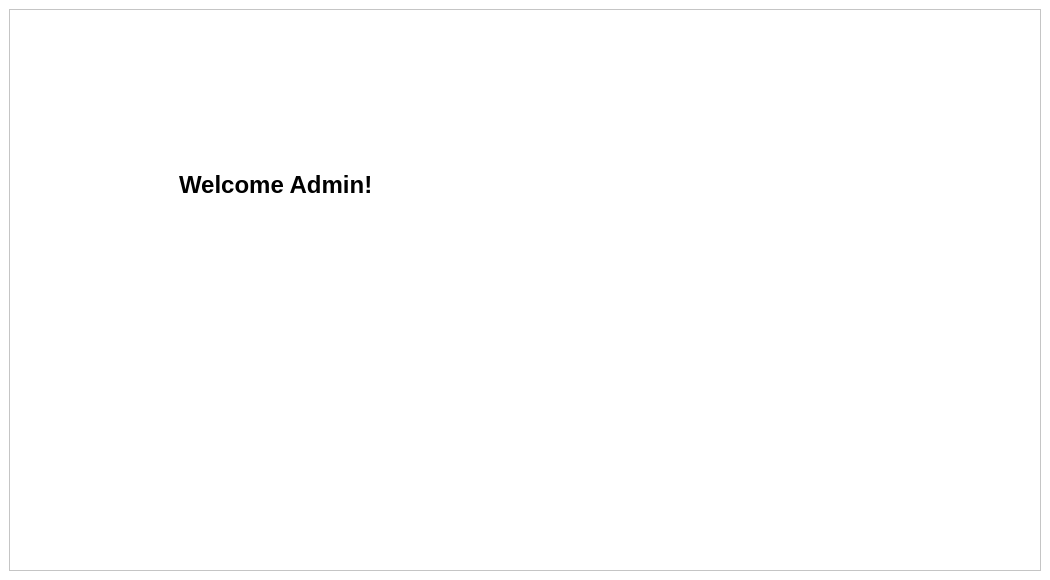
<?xml version="1.0" encoding="UTF-8"?>
<ui version="4.0">
 <class>MainWindow</class>
 <widget class="QMainWindow" name="MainWindow">
  <property name="geometry">
   <rect>
    <x>0</x>
    <y>0</y>
    <width>1050</width>
    <height>580</height>
   </rect>
  </property>
  <property name="maximumSize">
   <size>
    <width>1050</width>
    <height>580</height>
   </size>
  </property>
  <property name="windowTitle">
   <string>MainWindow</string>
  </property>
  <property name="styleSheet">
   <string notr="true">QMainWindow{
url(:/icon/images/loginbtn.svg);
url(:/image/images/logo.svg);
url(:/image/images/logotext.svg);
url(:/image/images/username.svg);
url(:/icon/images/newjobbtn.svg)
}

*{
background-color: rgb(255, 255, 255);
}</string>
  </property>
  <widget class="QWidget" name="centralwidget">
   <layout class="QGridLayout" name="gridLayout">
    <item row="0" column="1">
     <widget class="QFrame" name="body">
      <property name="styleSheet">
       <string notr="true">*{
background-color: rgb(255, 255, 255);
}


</string>
      </property>
      <property name="frameShape">
       <enum>QFrame::StyledPanel</enum>
      </property>
      <property name="frameShadow">
       <enum>QFrame::Raised</enum>
      </property>
      <widget class="QLabel" name="logotext">
       <property name="geometry">
        <rect>
         <x>170</x>
         <y>60</y>
         <width>230</width>
         <height>63</height>
        </rect>
       </property>
       <property name="text">
        <string/>
       </property>
       <property name="pixmap">
        <pixmap resource="resource.qrc">:/image/images/logotext.svg</pixmap>
       </property>
      </widget>
      <widget class="QLabel" name="logo">
       <property name="geometry">
        <rect>
         <x>590</x>
         <y>80</y>
         <width>391</width>
         <height>421</height>
        </rect>
       </property>
       <property name="text">
        <string/>
       </property>
       <property name="pixmap">
        <pixmap resource="resource.qrc">:/image/images/logo.svg</pixmap>
       </property>
      </widget>
      <widget class="QLabel" name="input">
       <property name="geometry">
        <rect>
         <x>160</x>
         <y>190</y>
         <width>391</width>
         <height>201</height>
        </rect>
       </property>
       <property name="contextMenuPolicy">
        <enum>Qt::PreventContextMenu</enum>
       </property>
       <property name="text">
        <string/>
       </property>
       <property name="pixmap">
        <pixmap resource="resource.qrc">:/image/images/username.svg</pixmap>
       </property>
      </widget>
      <widget class="QLineEdit" name="username">
       <property name="geometry">
        <rect>
         <x>170</x>
         <y>239</y>
         <width>351</width>
         <height>41</height>
        </rect>
       </property>
       <property name="font">
        <font>
         <family>Arial</family>
         <pointsize>12</pointsize>
        </font>
       </property>
       <property name="text">
        <string/>
       </property>
       <property name="frame">
        <bool>false</bool>
       </property>
      </widget>
      <widget class="QLineEdit" name="password">
       <property name="geometry">
        <rect>
         <x>170</x>
         <y>340</y>
         <width>351</width>
         <height>41</height>
        </rect>
       </property>
       <property name="font">
        <font>
         <family>Arial</family>
         <pointsize>12</pointsize>
        </font>
       </property>
       <property name="frame">
        <bool>false</bool>
       </property>
       <property name="echoMode">
        <enum>QLineEdit::Password</enum>
       </property>
      </widget>
      <widget class="QPushButton" name="loginbtn">
       <property name="geometry">
        <rect>
         <x>160</x>
         <y>410</y>
         <width>101</width>
         <height>31</height>
        </rect>
       </property>
       <property name="text">
        <string/>
       </property>
       <property name="icon">
        <iconset resource="resource.qrc">
         <normaloff>:/icon/images/loginbtn.svg</normaloff>:/icon/images/loginbtn.svg</iconset>
       </property>
       <property name="iconSize">
        <size>
         <width>100</width>
         <height>50</height>
        </size>
       </property>
       <property name="flat">
        <bool>true</bool>
       </property>
      </widget>
      <widget class="QLabel" name="welcome">
       <property name="geometry">
        <rect>
         <x>170</x>
         <y>160</y>
         <width>321</width>
         <height>31</height>
        </rect>
       </property>
       <property name="font">
        <font>
         <family>Arial</family>
         <pointsize>18</pointsize>
         <weight>75</weight>
         <bold>true</bold>
        </font>
       </property>
       <property name="text">
        <string>Welcome Admin!</string>
       </property>
      </widget>
     </widget>
    </item>
   </layout>
  </widget>
 </widget>
 <resources>
  <include location="resource.qrc"/>
 </resources>
 <connections/>
</ui>
